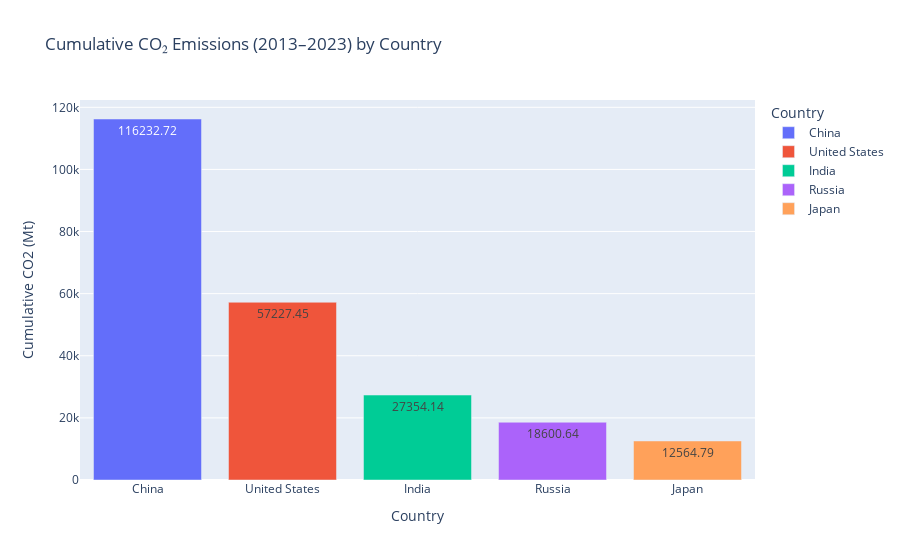

Source (notebook cell):
### Markdown cell above
#### RQ: Which countries are the top emitters in the recent ten years? (2013-2023)

### Code cell
# Top 5 individual countries, 2013-2023
country_top5 = top_emitters(df_emissions, 2013, 2023, level="country")
print(country_top5)
fig = px.bar(
    country_top5,  
    x="country",
    y="cumulative_co2_2013_2023",
    color="country",  
    text="cumulative_co2_2013_2023",  
    title="Cumulative CO₂ Emissions (2013–2023) by Country",
    labels={"cumulative_co2_2013_2023": "Cumulative CO2 (Mt)", "country": "Country"},
)
fig.update_traces(texttemplate='%{text:.2f}')
fig.show()

### Figure 1 — Plotly figure (JSON) as saved in the notebook; plotly's stock layout.template omitted (floating-point values rounded to 4 significant figures)
{"data": [{"alignmentgroup": "True", "hovertemplate": "Country=%{x}<br>Cumulative CO2 (Mt)=%{text}<extra></extra>", "legendgroup": "China", "marker": {"color": "#636efa", "pattern": {"shape": ""}}, "name": "China", "offsetgroup": "China", "orientation": "v", "showlegend": true, "text": [116200.0], "textposition": "auto", "texttemplate": "%{text:.2f}", "type": "bar", "x": ["China"], "xaxis": "x", "y": [116200.0], "yaxis": "y"}, {"alignmentgroup": "True", "hovertemplate": "Country=%{x}<br>Cumulative CO2 (Mt)=%{text}<extra></extra>", "legendgroup": "United States", "marker": {"color": "#EF553B", "pattern": {"shape": ""}}, "name": "United States", "offsetgroup": "United States", "orientation": "v", "showlegend": true, "text": [57230.0], "textposition": "auto", "texttemplate": "%{text:.2f}", "type": "bar", "x": ["United States"], "xaxis": "x", "y": [57230.0], "yaxis": "y"}, {"alignmentgroup": "True", "hovertemplate": "Country=%{x}<br>Cumulative CO2 (Mt)=%{text}<extra></extra>", "legendgroup": "India", "marker": {"color": "#00cc96", "pattern": {"shape": ""}}, "name": "India", "offsetgroup": "India", "orientation": "v", "showlegend": true, "text": [27350.0], "textposition": "auto", "texttemplate": "%{text:.2f}", "type": "bar", "x": ["India"], "xaxis": "x", "y": [27350.0], "yaxis": "y"}, {"alignmentgroup": "True", "hovertemplate": "Country=%{x}<br>Cumulative CO2 (Mt)=%{text}<extra></extra>", "legendgroup": "Russia", "marker": {"color": "#ab63fa", "pattern": {"shape": ""}}, "name": "Russia", "offsetgroup": "Russia", "orientation": "v", "showlegend": true, "text": [18600.0], "textposition": "auto", "texttemplate": "%{text:.2f}", "type": "bar", "x": ["Russia"], "xaxis": "x", "y": [18600.0], "yaxis": "y"}, {"alignmentgroup": "True", "hovertemplate": "Country=%{x}<br>Cumulative CO2 (Mt)=%{text}<extra></extra>", "legendgroup": "Japan", "marker": {"color": "#FFA15A", "pattern": {"shape": ""}}, "name": "Japan", "offsetgroup": "Japan", "orientation": "v", "showlegend": true, "text": [12560.0], "textposition": "auto", "texttemplate": "%{text:.2f}", "type": "bar", "x": ["Japan"], "xaxis": "x", "y": [12560.0], "yaxis": "y"}], "layout": {"barmode": "relative", "legend": {"title": {"text": "Country"}, "tracegroupgap": 0}, "title": {"text": "Cumulative CO₂ Emissions (2013–2023) by Country"}, "xaxis": {"anchor": "y", "categoryarray": ["China", "United States", "India", "Russia", "Japan"], "categoryorder": "array", "domain": [0, 1], "title": {"text": "Country"}}, "yaxis": {"anchor": "x", "domain": [0, 1], "title": {"text": "Cumulative CO2 (Mt)"}}}}
